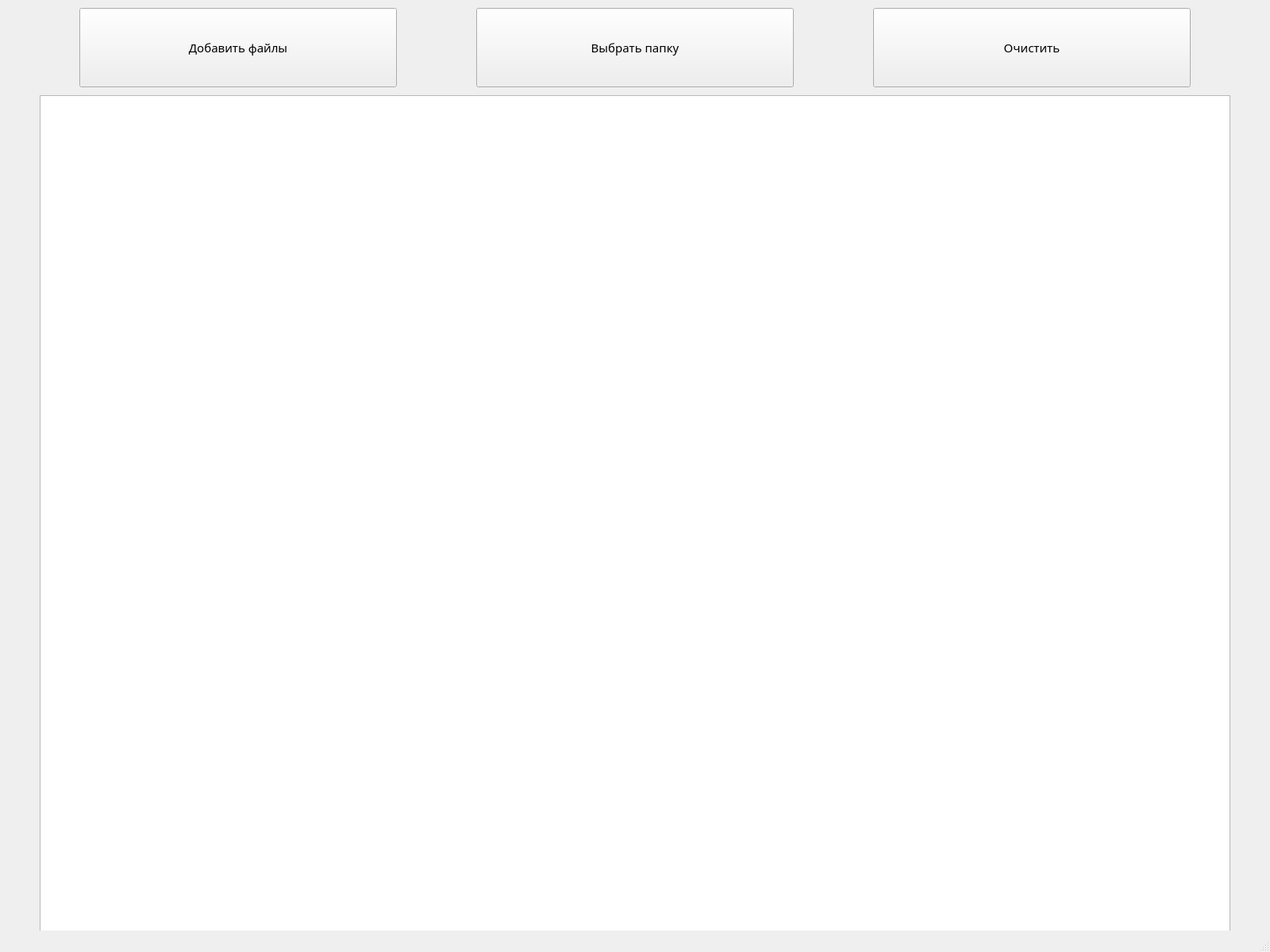
<?xml version="1.0" encoding="UTF-8"?>
<ui version="4.0">
 <class>MainWindow</class>
 <widget class="QMainWindow" name="MainWindow">
  <property name="geometry">
   <rect>
    <x>0</x>
    <y>0</y>
    <width>1600</width>
    <height>1200</height>
   </rect>
  </property>
  <property name="minimumSize">
   <size>
    <width>1600</width>
    <height>1200</height>
   </size>
  </property>
  <property name="maximumSize">
   <size>
    <width>1600</width>
    <height>1200</height>
   </size>
  </property>
  <property name="font">
   <font>
    <family>Cascadia Code</family>
    <pointsize>11</pointsize>
   </font>
  </property>
  <property name="windowTitle">
   <string>MainWindow</string>
  </property>
  <widget class="QWidget" name="centralwidget">
   <widget class="QPushButton" name="selectFolderButton">
    <property name="geometry">
     <rect>
      <x>600</x>
      <y>10</y>
      <width>400</width>
      <height>100</height>
     </rect>
    </property>
    <property name="text">
     <string>Выбрать папку</string>
    </property>
   </widget>
   <widget class="QPushButton" name="selectFilesButton">
    <property name="geometry">
     <rect>
      <x>100</x>
      <y>10</y>
      <width>400</width>
      <height>100</height>
     </rect>
    </property>
    <property name="text">
     <string>Добавить файлы</string>
    </property>
   </widget>
   <widget class="QPushButton" name="clearButton">
    <property name="geometry">
     <rect>
      <x>1100</x>
      <y>10</y>
      <width>400</width>
      <height>100</height>
     </rect>
    </property>
    <property name="text">
     <string>Очистить</string>
    </property>
   </widget>
   <widget class="QTableWidget" name="dataHolder">
    <property name="geometry">
     <rect>
      <x>50</x>
      <y>120</y>
      <width>1500</width>
      <height>1060</height>
     </rect>
    </property>
    <property name="font">
     <font>
      <family>Cascadia Code</family>
      <pointsize>12</pointsize>
     </font>
    </property>
    <property name="editTriggers">
     <set>QAbstractItemView::NoEditTriggers</set>
    </property>
    <property name="selectionMode">
     <enum>QAbstractItemView::MultiSelection</enum>
    </property>
    <property name="selectionBehavior">
     <enum>QAbstractItemView::SelectRows</enum>
    </property>
    <property name="sortingEnabled">
     <bool>true</bool>
    </property>
   </widget>
  </widget>
  <widget class="QMenuBar" name="menubar">
   <property name="geometry">
    <rect>
     <x>0</x>
     <y>0</y>
     <width>1600</width>
     <height>23</height>
    </rect>
   </property>
  </widget>
  <widget class="QStatusBar" name="statusbar"/>
 </widget>
 <resources/>
 <connections/>
</ui>
